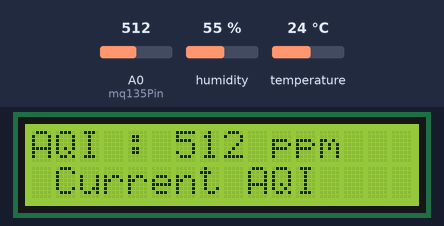
The sketch below on a simulated ESP8266 (NodeMCU). On the bench: 16×2 character LCD. Inputs (shaded band) come from the test bench; at power-on: humidity 55 %, A0 (mq135Pin) = 512, temperature 24 °C. WiFi joins after 1.5 s; servers stay silent unless stated; what the sketch prints to the serial monitor is not drawn.

Above: at 5.8 s.
5.9 s: humidity set to 22 %
At 13.8 s:
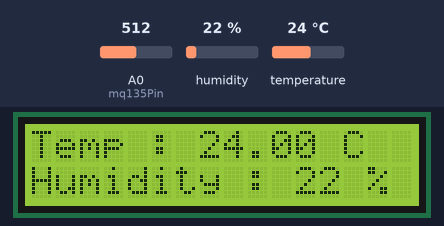
16.6 s: A0 (mq135Pin) set to 716
At 21.1 s:
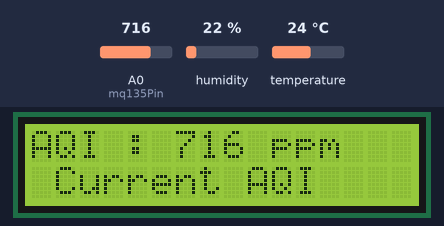
25.1 s: temperature set to 12 °C
At 29.9 s:
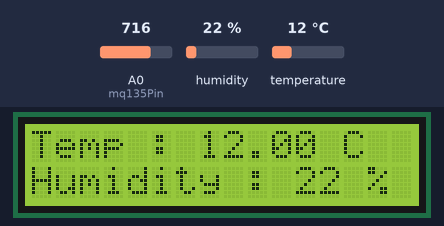
32.7 s: A0 (mq135Pin) set to 900
At 37.3 s:
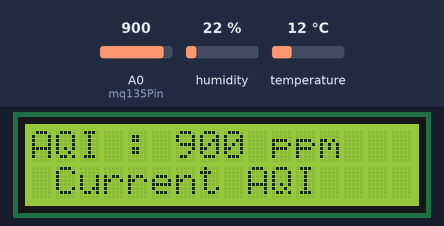
41.0 s: humidity set to 40 %
At 46.0 s:
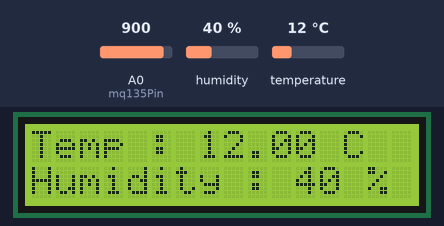
48.6 s: temperature set to 19 °C
At 56.8 s:
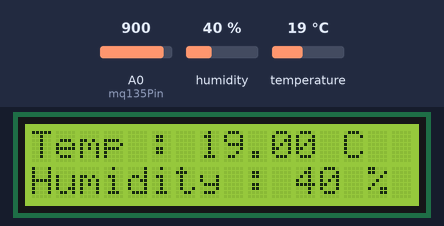
Timing chart, 0 to 58.3 s (numbered marks = the images above; inputs shaded):
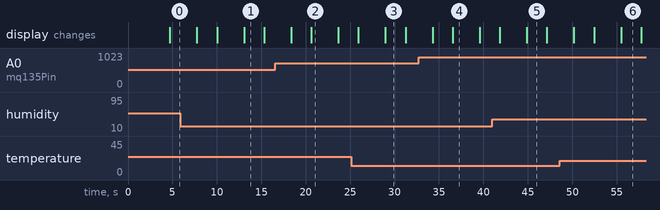

The sketch:

Weather_Monitoring_Station.ino
```cpp
#include <Wire.h>
#include <LiquidCrystal_I2C.h>
#include<DHT.h>
#include<ThingSpeak.h>
#include <ESP8266WiFi.h>

String apiKey = "60SKOW8RQ4IUOMDE";     //  Enter your Write API key from ThingSpeak


const char *ssid =  "2a";     // replace with your wifi ssid and wpa2 key
const char *pass =  "yash@123";
const char* server = "api.thingspeak.com";

#define SDA_PIN D6 /* Define the SDA pin here  */
#define SCL_PIN D7 /* Define the SCL Pin here */

const int dhtPin = 4; // DHT11 data pin
const int mq135Pin = A0; // MQ135 analog output pin

DHT dht(dhtPin, DHT11);
WiFiClient client;
LiquidCrystal_I2C lcd(0x27,16,2);  /* set the LCD address to 0x27 for a 16 chars and 2 line display */

void setup(){
 // Wire.begin(SDA_PIN, SCL_PIN);  /* Initialize I2C communication */
  lcd.begin(16, 2); // Initialize the LCD
  lcd.init();
  lcd.backlight();
  lcd.clear();
  lcd.setCursor(0,0);
  lcd.print("Live Monitoring ");
  lcd.setCursor(0,1);
  lcd.print("Weather Station");

    Serial.begin(9600);
       delay(10);
        dht.begin();

        Serial.println("Connecting to ");
        Serial.println(ssid);


        WiFi.begin(ssid, pass);

       while (WiFi.status() != WL_CONNECTED)
      {
             delay(500);
             Serial.print(".");
     }
       Serial.println("");
       Serial.println("WiFi connected");
  delay(3000);

}

void loop(){
  float t = dht.readTemperature();
  int h = dht.readHumidity();
  if(t>50.00)
        t=0;
  if(h>100)
        h=0;
  int aqi = analogRead(mq135Pin);
  lcd.clear();
  lcd.setCursor(0,0);
  lcd.print("AQI : ");
  lcd.print(aqi);
  lcd.print(" ppm ");
  lcd.setCursor(0,1);
    lcd.print(" Current AQI ");


  delay(3000);
  lcd.clear();
  lcd.setCursor(0,0);
  lcd.print("Temp : ");
  lcd.print(t);
  lcd.print(" C");
  lcd.setCursor(0,1);
  lcd.print("Humidity : ");
  lcd.print(h);
  lcd.print(" %");
  delay(2000);

   if (isnan(h) || isnan(t))
                  {
                      Serial.println("Failed to read from DHT sensor!");
                       return;
                  }

                          if (client.connect(server,80))   //   "184.106.153.149" or api.thingspeak.com
                       {

                              String postStr = apiKey;
                              postStr +="&field1=";
                              postStr += String(aqi);
                               postStr +="&field2=";
                              postStr += String(t);
                              postStr +="&field3=";
                              postStr += String(h);
                              postStr += "\r\n\r\n";

                              client.print("POST /update HTTP/1.1\n");
                              client.print("Host: api.thingspeak.com\n");
                              client.print("Connection: close\n");
                              client.print("X-THINGSPEAKAPIKEY: "+apiKey+"\n");
                              client.print("Content-Type: application/x-www-form-urlencoded\n");
                              client.print("Content-Length: ");
                              client.print(postStr.length());
                              client.print("\n\n");
                              client.print(postStr);

                              Serial.print("Temperature: ");
                              Serial.print(t);
                              Serial.print(" degrees Celcius, Humidity: ");
                              Serial.print(h);
                              Serial.println("%. Send to Thingspeak.");
                         }
           client.stop();

           Serial.println("Waiting...");
}
```

Measured:
- after the input at 5.9 s, the display: first differs from a run without the input after 7.2 s (image 1)
- after the input at 16.6 s, the display: first differs from a run without the input after 4.0 s (image 2)
- after the input at 25.1 s, the display: first differs from a run without the input after 3.9 s (image 3)
- after the input at 32.7 s, the display: first differs from a run without the input after 3.8 s (image 4)
- after the input at 41.0 s, the display: first differs from a run without the input after 3.9 s (image 5)
- after the input at 48.6 s, the display: first differs from a run without the input after 6.9 s (image 6)
- what the display in image 1 shows lasts 2.2 s, from 13.1 s to 15.3 s
